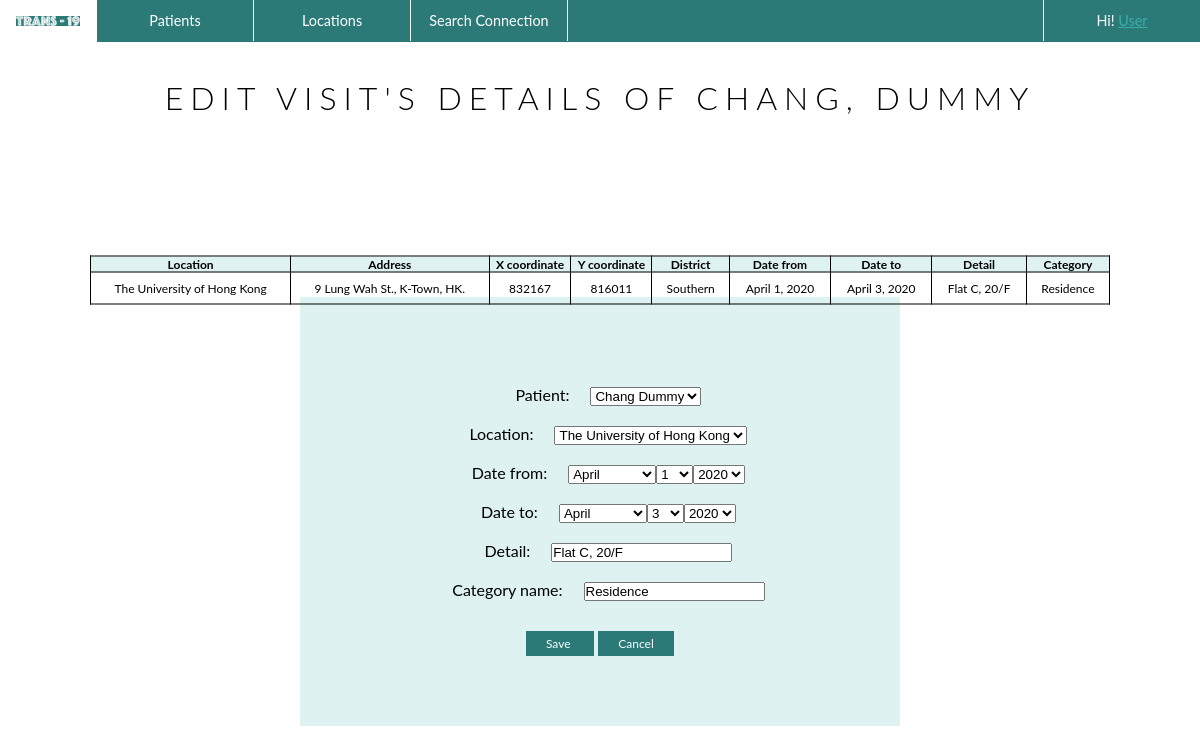
The page /patient_corner/1/editvisit/1 on the database as committed earlier.
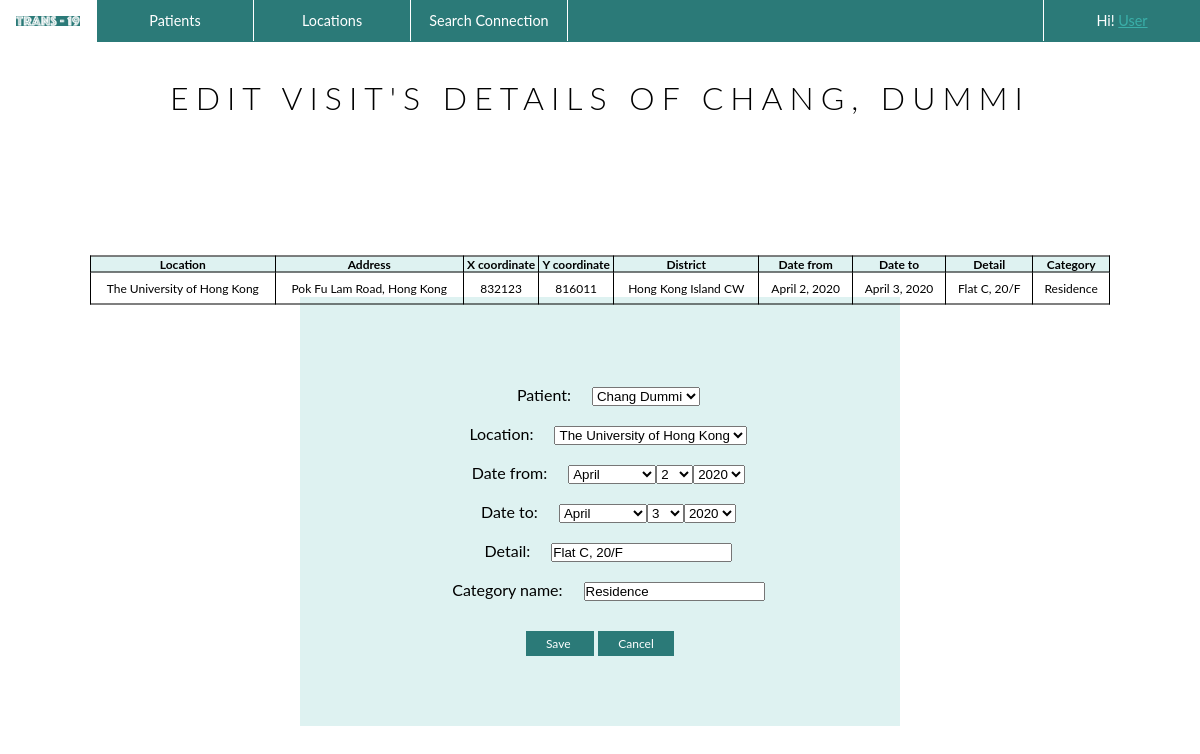
The same page on the database as committed later.
### patient_corner/models.py (models this page shows, shortened)
class Visit(models.Model):
    patient = models.ForeignKey(Patient, on_delete=models.CASCADE)
    location = models.ForeignKey(Location, on_delete=models.CASCADE)
    date_from = models.DateField()
    date_to = models.DateField()
    detail = models.CharField(max_length=50)
    category_name = models.CharField(max_length=15)

class Patient(models.Model):
    caseId = models.AutoField(primary_key=True)
    first_name = models.CharField(max_length=15)
    last_name = models.CharField(max_length=15)
    Id_doc_num = models.CharField(max_length=15)
    date_of_birth = models.DateField()
    confirmed_date = models.DateField()
    def __str__(self):
        return f'{self.last_name} {self.first_name}'

class Location(models.Model):
    location_name = models.CharField(max_length=50)
    address = models.CharField(max_length=50)
    x_coord = models.BigIntegerField()
    y_coord = models.BigIntegerField()
    district_name = models.CharField(max_length=30)
    def __str__(self):
        return self.location_name

### patient_corner/views.py (the view, shortened to what this page needs)
class Editvisit(UpdateView):
    model = Visit
    form_class = VisitCreateForm
    template_name = "patient_corner/edit_visit.html"
    def get_object(self, *args, **kwargs):
        visit = get_object_or_404(Visit, pk=self.kwargs['visit'])
        return visit

### patient_corner/forms.py
class VisitCreateForm(forms.ModelForm):
    date_from = forms.DateField(widget = forms.SelectDateWidget(years=range(2019,2021)))
    date_to = forms.DateField(widget = forms.SelectDateWidget(years=range(2019,2021)))
    class Meta:
        model = Visit
        fields = '__all__'
    def __init__(self, *args, **kwargs):
        super().__init__(*args, **kwargs)
        self.fields['patient'].queryset = Patient.objects.all().order_by('caseId')
        self.fields['location'].queryset = Location.objects.all().order_by('location_name')

### templates/patient_corner/edit_visit.html (shortened to what this page needs)
{%load static%}
<!DOCTYPE html>
<html>
<head>
  <link rel="stylesheet" type="text/css" href="{% static 'css/templatestyle.css'%}">
</head>
<body>
<header>
  <div class="menu">
    <ul>
      <li class="logo"><a href="home"><img src="{% static 'media/logo_navigation.png' %}" style = "max-width: 100%;" alt ="TRANS-19"></a></li>
      <li class="dropdown">
        <a href="patients" class="dropbtn">Patients</a>
      </li>
      <li class="dropdown">
        <a href="locations" class="dropbtn">Locations</a>
      </li>
      <li class="dropdown">
        <a href="searching_form.html">Search Connection</a>
      </li>
      <li class="dropdown" style="float:right; border-left: 1px solid white;  border-right: 0px solid white;  ">
        <a href="locations" class="dropbtn">Hi! <u>User</u></a>
      </li>
    </ul>
  </div>
  </header>
<div class="title">
  <h1 style="text-align:center">EDIT VISIT'S DETAILS OF {{ visit.patient.last_name }}, {{ visit.patient.first_name }} </h1>
</div>
  <table>
    <tr>
      <th>Location</th>
      <th>Address</th>
      <th>X coordinate</th>
      <th>Y coordinate</th>
      <th>District</th>
      <th>Date from</th>
      <th>Date to</th>
      <th>Detail</th>
      <th>Category</th>
    </tr>
    <tr>
    <td>{{ visit.location.location_name }}</td>
    <td>{{ visit.location.address }}</td>
      <td>{{ visit.location.x_coord }}</td>
      <td>{{ visit.location.y_coord }}</td>
      <td>{{ visit.location.district_name }}</td>
      <td>{{ visit.date_from }} </td>
      <td>{{ visit.date_to }}</td>
      <td>{{ visit.detail }}</td>
      <td>{{ visit.category_name }}</td>
      </tr>
    </table>
<div class="form">
  <form method="POST" >
    <p>
      {% for field in form %}
      <div class="field" style="margin: 3%;">
        <label for="{{ field.id_for_label }}" class="label" style="margin: 3%;">{{ field.label_tag }}</label>
        {{ field }}
      </div>
      {% endfor %}
    </p>
    <center>
      <button class="buttoncentre" style="margin-top: 2%; padding-right: 8%;" type="submit">Save</button>
      <a href="{% url 'patient_visit' visit.patient.caseId %}" style="margin-top: 2%;" class="buttoncentre">Cancel</a>
    </center>
  </form>
</div>
</body>
</html>

Rows that differ between the two databases and show on the page:
changed Visit "Flat C, 20/F": patient.first_name "DUMMY" → "DUMMI"; location.address "9 Lung Wah St., K-Town, HK." → "Pok Fu Lam Road, Hong Kong"; location.x_coord "832167" → "832123"; location.district_name "Southern" → "Hong Kong Island CW"; date_from "April 1, 2020" → "April 2, 2020"; patient "Chang Dummy" → "Chang Dummi"
Other text that changed with them:
form field field: "1" → "2"
